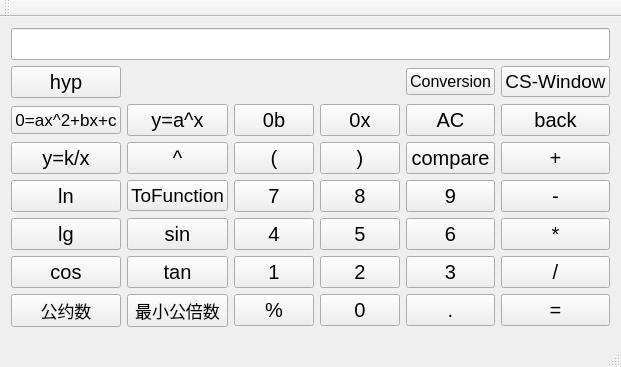
<?xml version="1.0" encoding="UTF-8"?>
<ui version="4.0">
 <class>Calqulator</class>
 <widget class="QMainWindow" name="Calqulator">
  <property name="geometry">
   <rect>
    <x>0</x>
    <y>0</y>
    <width>522</width>
    <height>346</height>
   </rect>
  </property>
  <property name="font">
   <font>
    <pointsize>15</pointsize>
   </font>
  </property>
  <property name="windowTitle">
   <string>Calqulator</string>
  </property>
  <widget class="QWidget" name="centralWidget">
   <layout class="QGridLayout" name="gridLayout">
    <item row="10" column="6">
     <widget class="QPushButton" name="equalbtn">
      <property name="text">
       <string>=</string>
      </property>
     </widget>
    </item>
    <item row="10" column="5">
     <widget class="QPushButton" name="pointbtn">
      <property name="text">
       <string>.</string>
      </property>
     </widget>
    </item>
    <item row="10" column="4">
     <widget class="QPushButton" name="digitalbtn0">
      <property name="text">
       <string>0</string>
      </property>
     </widget>
    </item>
    <item row="9" column="6">
     <widget class="QPushButton" name="divbtn">
      <property name="text">
       <string>/</string>
      </property>
     </widget>
    </item>
    <item row="10" column="1">
     <widget class="QPushButton" name="cdbtn">
      <property name="font">
       <font>
        <pointsize>13</pointsize>
       </font>
      </property>
      <property name="text">
       <string>公约数</string>
      </property>
     </widget>
    </item>
    <item row="10" column="2">
     <widget class="QPushButton" name="lcmbtn">
      <property name="font">
       <font>
        <pointsize>13</pointsize>
       </font>
      </property>
      <property name="text">
       <string>最小公倍数</string>
      </property>
      <property name="iconSize">
       <size>
        <width>12</width>
        <height>12</height>
       </size>
      </property>
     </widget>
    </item>
    <item row="10" column="3">
     <widget class="QPushButton" name="percentbtn">
      <property name="text">
       <string>%</string>
      </property>
     </widget>
    </item>
    <item row="4" column="4">
     <widget class="QPushButton" name="rightbracketbtn">
      <property name="text">
       <string>)</string>
      </property>
     </widget>
    </item>
    <item row="2" column="1">
     <widget class="QPushButton" name="function_2">
      <property name="font">
       <font>
        <pointsize>13</pointsize>
       </font>
      </property>
      <property name="text">
       <string>0=ax^2+bx+c</string>
      </property>
     </widget>
    </item>
    <item row="2" column="2">
     <widget class="QPushButton" name="function_a_x">
      <property name="font">
       <font>
        <pointsize>15</pointsize>
       </font>
      </property>
      <property name="text">
       <string>y=a^x</string>
      </property>
     </widget>
    </item>
    <item row="2" column="4">
     <widget class="QPushButton" name="hexbtn">
      <property name="text">
       <string>0x</string>
      </property>
     </widget>
    </item>
    <item row="2" column="3">
     <widget class="QPushButton" name="binbtn">
      <property name="text">
       <string>0b</string>
      </property>
     </widget>
    </item>
    <item row="0" column="1" colspan="6">
     <widget class="QLineEdit" name="lineEdit"/>
    </item>
    <item row="2" column="6">
     <widget class="QPushButton" name="backbtn">
      <property name="text">
       <string>back</string>
      </property>
     </widget>
    </item>
    <item row="4" column="1">
     <widget class="QPushButton" name="inversefunction">
      <property name="text">
       <string>y=k/x</string>
      </property>
     </widget>
    </item>
    <item row="4" column="3">
     <widget class="QPushButton" name="leftbracketbtn">
      <property name="text">
       <string>(</string>
      </property>
     </widget>
    </item>
    <item row="6" column="4">
     <widget class="QPushButton" name="digitalbtn8">
      <property name="text">
       <string>8</string>
      </property>
     </widget>
    </item>
    <item row="6" column="5">
     <widget class="QPushButton" name="digitalbtn9">
      <property name="text">
       <string>9</string>
      </property>
     </widget>
    </item>
    <item row="6" column="1">
     <widget class="QPushButton" name="lnbtn">
      <property name="text">
       <string>ln</string>
      </property>
     </widget>
    </item>
    <item row="2" column="5">
     <widget class="QPushButton" name="allclearbtn">
      <property name="text">
       <string>AC</string>
      </property>
     </widget>
    </item>
    <item row="6" column="3">
     <widget class="QPushButton" name="digitalbtn7">
      <property name="text">
       <string>7</string>
      </property>
     </widget>
    </item>
    <item row="4" column="6">
     <widget class="QPushButton" name="addbtn">
      <property name="text">
       <string>+</string>
      </property>
     </widget>
    </item>
    <item row="6" column="6">
     <widget class="QPushButton" name="subbtn">
      <property name="text">
       <string>-</string>
      </property>
     </widget>
    </item>
    <item row="9" column="4">
     <widget class="QPushButton" name="digitalbtn2">
      <property name="text">
       <string>2</string>
      </property>
     </widget>
    </item>
    <item row="4" column="5">
     <widget class="QPushButton" name="comparebtn">
      <property name="font">
       <font>
        <pointsize>15</pointsize>
       </font>
      </property>
      <property name="text">
       <string>compare</string>
      </property>
     </widget>
    </item>
    <item row="8" column="1">
     <widget class="QPushButton" name="lgbtn">
      <property name="text">
       <string>lg</string>
      </property>
     </widget>
    </item>
    <item row="8" column="2">
     <widget class="QPushButton" name="sinbtn">
      <property name="text">
       <string>sin</string>
      </property>
     </widget>
    </item>
    <item row="9" column="5">
     <widget class="QPushButton" name="digitalbtn3">
      <property name="text">
       <string>3</string>
      </property>
     </widget>
    </item>
    <item row="8" column="4">
     <widget class="QPushButton" name="digitalbtn5">
      <property name="text">
       <string>5</string>
      </property>
     </widget>
    </item>
    <item row="8" column="5">
     <widget class="QPushButton" name="digitalbtn6">
      <property name="text">
       <string>6</string>
      </property>
     </widget>
    </item>
    <item row="9" column="1">
     <widget class="QPushButton" name="cosbtn">
      <property name="text">
       <string>cos</string>
      </property>
     </widget>
    </item>
    <item row="8" column="3">
     <widget class="QPushButton" name="digitalbtn4">
      <property name="text">
       <string>4</string>
      </property>
     </widget>
    </item>
    <item row="9" column="3">
     <widget class="QPushButton" name="digitalbtn1">
      <property name="text">
       <string>1</string>
      </property>
     </widget>
    </item>
    <item row="9" column="2">
     <widget class="QPushButton" name="tanbtn">
      <property name="text">
       <string>tan</string>
      </property>
     </widget>
    </item>
    <item row="8" column="6">
     <widget class="QPushButton" name="mulbtn">
      <property name="text">
       <string>*</string>
      </property>
     </widget>
    </item>
    <item row="6" column="2">
     <widget class="QPushButton" name="tofunction">
      <property name="font">
       <font>
        <pointsize>14</pointsize>
       </font>
      </property>
      <property name="text">
       <string>ToFunction</string>
      </property>
     </widget>
    </item>
    <item row="4" column="2">
     <widget class="QPushButton" name="pawbtn">
      <property name="text">
       <string>^</string>
      </property>
     </widget>
    </item>
    <item row="1" column="1">
     <widget class="QPushButton" name="hypbtn">
      <property name="text">
       <string>hyp</string>
      </property>
     </widget>
    </item>
    <item row="1" column="5">
     <widget class="QPushButton" name="conversition">
      <property name="font">
       <font>
        <pointsize>12</pointsize>
       </font>
      </property>
      <property name="text">
       <string>Conversion</string>
      </property>
     </widget>
    </item>
    <item row="1" column="6">
     <widget class="QPushButton" name="cs_window">
      <property name="font">
       <font>
        <pointsize>14</pointsize>
       </font>
      </property>
      <property name="text">
       <string>CS-Window</string>
      </property>
     </widget>
    </item>
   </layout>
  </widget>
  <widget class="QMenuBar" name="menuBar">
   <property name="geometry">
    <rect>
     <x>0</x>
     <y>0</y>
     <width>522</width>
     <height>17</height>
    </rect>
   </property>
  </widget>
  <widget class="QToolBar" name="mainToolBar">
   <attribute name="toolBarArea">
    <enum>TopToolBarArea</enum>
   </attribute>
   <attribute name="toolBarBreak">
    <bool>false</bool>
   </attribute>
  </widget>
  <widget class="QStatusBar" name="statusBar"/>
 </widget>
 <layoutdefault spacing="6" margin="11"/>
 <resources/>
 <connections/>
</ui>
